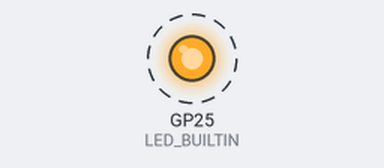
The program below on a simulated Raspberry Pi Pico. Parts: output pins drawn as LEDs (lit = HIGH). Dashed ring = blinking. What the program prints to the serial monitor is not drawn.

Above: at 0.2 s.
Timing chart, 0 to 3.0 s (numbered marks = the images above):
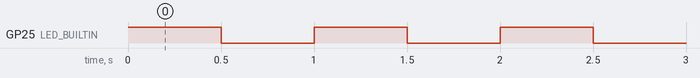

Measured:
- by itself, GP25 (LED_BUILTIN): alternates HIGH for 0.50 s and LOW for 0.50 s

The program:

main.cpp
```cpp
#include <Arduino.h>
#include <FreeRTOS.h> // El framework lo usa internamente para los mutex
#include <semphr.h>

// Variable compartida
volatile int contador_global = 0;
SemaphoreHandle_t xMutex;

// --- CONFIGURACIÓN PARA CORE 0 ---
void setup() {
    Serial.begin(115200);
    pinMode(LED_BUILTIN, OUTPUT);
    xMutex = xSemaphoreCreateMutex();
}

void loop() {
    // Tarea del Core 0: Parpadear LED e imprimir valor
    digitalWrite(LED_BUILTIN, HIGH);

    if (xSemaphoreTake(xMutex, portMAX_DELAY)) {
        Serial.printf("[Core 0] Leyendo contador: %d\n", contador_global);
        xSemaphoreGive(xMutex);
    }

    delay(500);
    digitalWrite(LED_BUILTIN, LOW);
    delay(500);
}

// --- CONFIGURACIÓN PARA CORE 1 (Ejecución paralela) ---
void setup1() {
    // No requiere configuración especial, el Core 0 ya inició el hardware
}

void loop1() {
    // Tarea del Core 1: Incremento constante con protección de Mutex
    if (xSemaphoreTake(xMutex, portMAX_DELAY)) {
        contador_global++;
        xSemaphoreGive(xMutex);
    }

    // Simulamos una carga de trabajo pesada
    delay(10);
}
```
